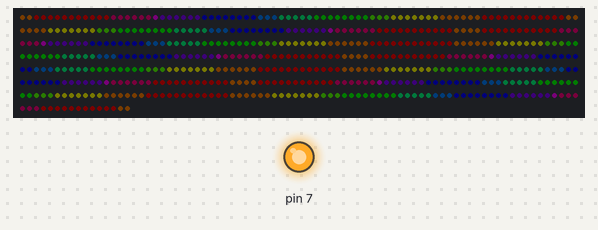
Bench run of a program on a simulated Teensy 3. On the bench: 576 RGB LEDs in strip order, left to right, continuing on the next row, output pins drawn as LEDs (lit = HIGH). Dim RGB values are drawn brighter than linear; random numbers use the default seed unless the program sets one.

Above: at 3.15 s.
At 7.99 s:
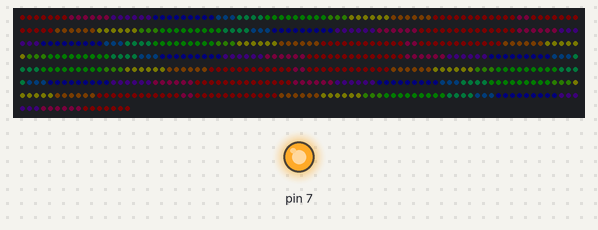
At 12.23 s:
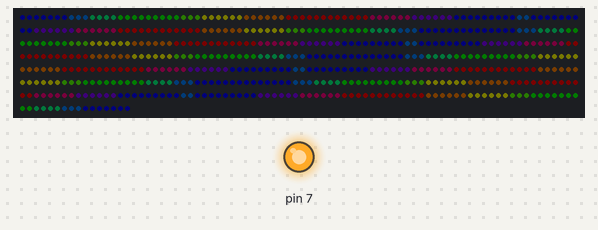
At 21.3 s:
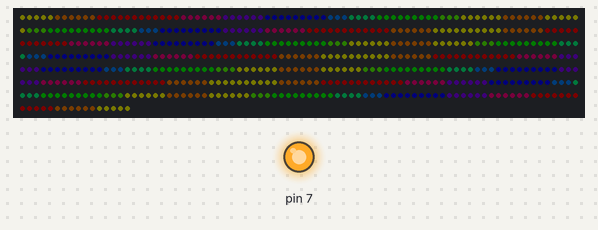
At 30.38 s:
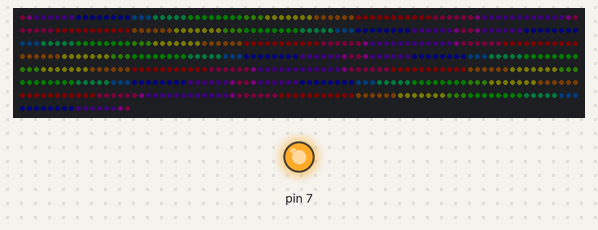
At 39.75 s:
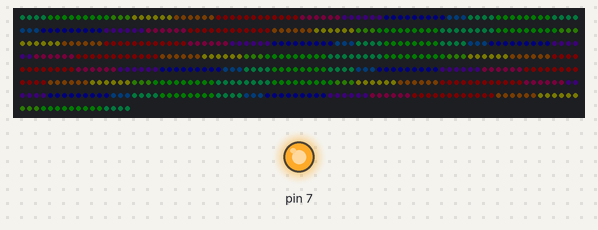

The program:

main.cpp
```cpp
#include "FastLED.h"

FASTLED_USING_NAMESPACE

#define NUM_LEDS_PER_STRIP 72

#define NUM_LEDS NUM_LEDS_PER_STRIP*8

CRGBArray<NUM_LEDS> leds;

CRGBSet leds_1(leds, 0,                                                                    NUM_LEDS_PER_STRIP);
CRGBSet leds_2(leds, NUM_LEDS_PER_STRIP,                                                   NUM_LEDS_PER_STRIP);
CRGBSet leds_3(leds, NUM_LEDS_PER_STRIP*2,                                                 NUM_LEDS_PER_STRIP);
CRGBSet leds_4(leds, NUM_LEDS_PER_STRIP*3,                                                 NUM_LEDS_PER_STRIP);
CRGBSet leds_5(leds, NUM_LEDS_PER_STRIP*4,                                                 NUM_LEDS_PER_STRIP);
CRGBSet leds_6(leds, NUM_LEDS_PER_STRIP*5,                                                 NUM_LEDS_PER_STRIP);
CRGBSet leds_7(leds, NUM_LEDS_PER_STRIP*6,                                                 NUM_LEDS_PER_STRIP);
CRGBSet leds_8(leds, NUM_LEDS_PER_STRIP*7,                                                 NUM_LEDS_PER_STRIP);

#define BRIGHTNESS          3
#define FRAMES_PER_SECOND  120

//Forward Declare Functions
void nextPattern();
void rainbow();
void rainbowWithGlitter();
void addGlitter( fract8 chanceOfGlitter);
void myconfetti(struct CRGB * pFirstLED);
void confetti();


void my_fill_rainbow( struct CRGB * pFirstLED, int numToFill,
                  uint8_t initialhue,
                  uint8_t deltahue,
                bool dir=0 )
{
    CHSV hsv;
    hsv.hue = initialhue;
    hsv.val = 255;
    hsv.sat = 240;
    if(dir==1){
      for( int i = 0; i < numToFill; i++) {
          pFirstLED[i] = hsv;
          hsv.hue += deltahue;
      }
    }else{
      for( int i = numToFill-1; i >= 0; i--) {
          pFirstLED[i] = hsv;
          hsv.hue += deltahue;
      }
    }
}

void setup() {
  delay(3000); // 3 second delay for recovery

  //FastLED.addLeds<APA102>(leds, NUM_LEDS).setCorrection(TypicalLEDStrip);
  FastLED.addLeds<APA102>(leds, NUM_LEDS);

  // set master brightness control
  FastLED.setBrightness(BRIGHTNESS);
  pinMode(7, OUTPUT);
  digitalWrite(7, HIGH);  // enable access to LEDs
}
// List of patterns to cycle through.  Each is defined as a separate function below.
typedef void (*SimplePatternList[])();
//SimplePatternList gPatterns = { rainbow, confetti, sinelon, juggle, bpm };
SimplePatternList gPatterns = { rainbow, confetti};

uint8_t gCurrentPatternNumber = 0; // Index number of which pattern is current
uint8_t gHue = 0; // rotating "base color" used by many of the patterns

void loop()
{
  // Call the current pattern function once, updating the 'leds' array
  gPatterns[gCurrentPatternNumber]();

  // send the 'leds' array out to the actual LED strip
  FastLED.show();
  // insert a delay to keep the framerate modest
  FastLED.delay(1000/FRAMES_PER_SECOND);

  // do some periodic updates
  EVERY_N_MILLISECONDS( 1 ) { gHue = gHue+1; } // slowly cycle the "base color" through the rainbow
  EVERY_N_SECONDS( 60 ) { nextPattern(); } // change patterns periodically
}

#define ARRAY_SIZE(A) (sizeof(A) / sizeof((A)[0]))

void nextPattern()
{
  // add one to the current pattern number, and wrap around at the end
  gCurrentPatternNumber = (gCurrentPatternNumber + 1) % ARRAY_SIZE( gPatterns);
}

void rainbow()
{
  my_fill_rainbow( leds_1, NUM_LEDS_PER_STRIP, gHue, 4);
  my_fill_rainbow( leds_2, NUM_LEDS_PER_STRIP, gHue, 4,1);
  my_fill_rainbow( leds_3, NUM_LEDS_PER_STRIP, gHue, 4);
  my_fill_rainbow( leds_4, NUM_LEDS_PER_STRIP, gHue, 4,1);
  my_fill_rainbow( leds_5, NUM_LEDS_PER_STRIP, gHue, 4);
  my_fill_rainbow( leds_6, NUM_LEDS_PER_STRIP, gHue, 4,1);
  my_fill_rainbow( leds_7, NUM_LEDS_PER_STRIP, gHue, 4);
  my_fill_rainbow( leds_8, NUM_LEDS_PER_STRIP, gHue, 4,1);
}

void confetti()
{
  fadeToBlackBy( leds, NUM_LEDS, 10);
int pos = random16(NUM_LEDS);
leds[pos] += CHSV( gHue + random8(64), 200, 255);

}
```

temp.cpp
```cpp

```
